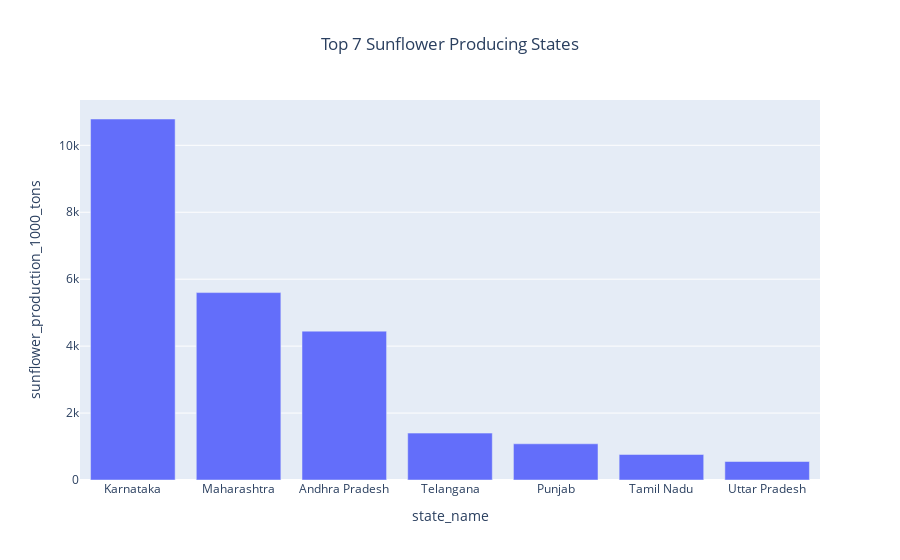

The cell this chart's notebook holds for it:
### Code cell
# 4. Top 7 Sunflower Production States
sunflower_state = df.groupby("state_name")["sunflower_production_1000_tons"].sum().nlargest(7).reset_index()
print(sunflower_state)
fig=px.bar(sunflower_state, 
       x="state_name", 
       y="sunflower_production_1000_tons", 
       title="Top 7 Sunflower Producing States")
fig.update_layout(title_x=0.5)
fig.show()

### Figure 1 — Plotly figure (JSON) as saved in the notebook; plotly's stock layout.template omitted (floating-point values rounded to 4 significant figures)
{"data": [{"hovertemplate": "state_name=%{x}<br>sunflower_production_1000_tons=%{y}<extra></extra>", "legendgroup": "", "marker": {"color": "#636efa", "pattern": {"shape": ""}}, "name": "", "orientation": "v", "showlegend": false, "textposition": "auto", "type": "bar", "x": ["Karnataka", "Maharashtra", "Andhra Pradesh", "Telangana", "Punjab", "Tamil Nadu", "Uttar Pradesh"], "xaxis": "x", "y": [10790.0, 5599.0, 4448.0, 1401.0, 1082.0, 762.4, 552.7], "yaxis": "y"}], "layout": {"barmode": "relative", "legend": {"tracegroupgap": 0}, "title": {"text": "Top 7 Sunflower Producing States", "x": 0.5}, "xaxis": {"anchor": "y", "domain": [0, 1], "title": {"text": "state_name"}}, "yaxis": {"anchor": "x", "domain": [0, 1], "title": {"text": "sunflower_production_1000_tons"}}}}
